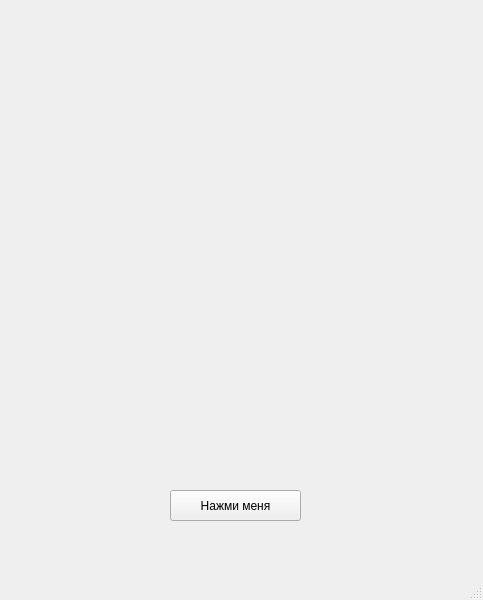
<?xml version="1.0" encoding="UTF-8"?>
<ui version="4.0">
 <class>MainWindow</class>
 <widget class="QMainWindow" name="MainWindow">
  <property name="geometry">
   <rect>
    <x>0</x>
    <y>0</y>
    <width>483</width>
    <height>600</height>
   </rect>
  </property>
  <property name="windowTitle">
   <string>MainWindow</string>
  </property>
  <widget class="QWidget" name="centralwidget">
   <widget class="QPushButton" name="CircleButton">
    <property name="geometry">
     <rect>
      <x>170</x>
      <y>490</y>
      <width>131</width>
      <height>31</height>
     </rect>
    </property>
    <property name="text">
     <string>Нажми меня</string>
    </property>
   </widget>
  </widget>
  <widget class="QMenuBar" name="menubar">
   <property name="geometry">
    <rect>
     <x>0</x>
     <y>0</y>
     <width>483</width>
     <height>21</height>
    </rect>
   </property>
  </widget>
  <widget class="QStatusBar" name="statusbar"/>
 </widget>
 <resources/>
 <connections/>
</ui>
